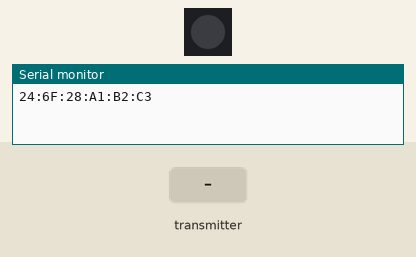
A sketch run on a simulated ESP32. On the bench: 1 RGB LEDs in strip order, left to right, the last lines printed to the serial monitor. Inputs (shaded band) come from the test bench. The strip is taken to match the declared colour order.

Above: at 1.6 s.
1.7 s: the transmitter starts sending hue = 1024
At 2.9 s:
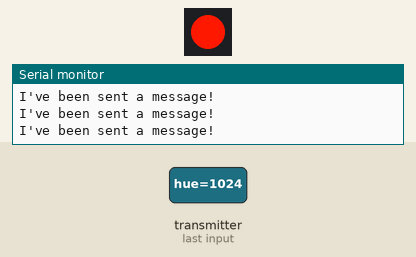
3.2 s: the transmitter starts sending hue = 2048
At 4.0 s:
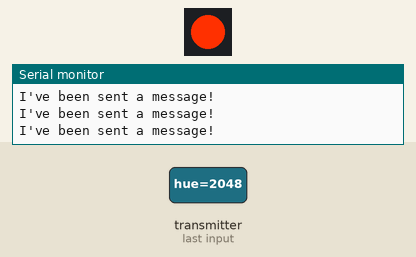
Timing chart, 0 to 6.2 s (numbered marks = the images above; inputs shaded):
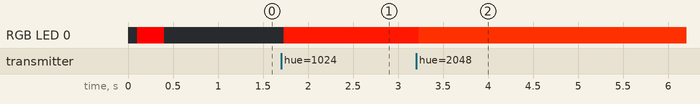

The sketch:

CCI_WEEK6_ESPNOW.ino
```cpp
/*Week 6 CCI Diploma - ESPNOW by Andy Sheen */

//MAKE SURE YOU HAVE CHANGED YOU BOARD TO ESP32 DEV MODULE in Tools > Board.
//https://docs.espressif.com/projects/arduino-esp32/en/latest/installing.html


#include <esp_now.h>
#include <WiFi.h>

//MAKE SURE YOU DOWNLOAD THE ADAFRUIT NEOPIXEL LIBRARY FROM LIBRARY MANAGER
#include <Adafruit_NeoPixel.h>


// Neopixel definitions
#define LEDPIN  5
#define NUMPIXELS 1

// Program variables
#define CHANNEL 0
int incomingHue;

//initialise Leds
Adafruit_NeoPixel pixels(NUMPIXELS, LEDPIN, NEO_RGB + NEO_KHZ800);

// Structure example to send data
// Must match the receiver structure
typedef struct struct_message {
  int id;
  int hue;
} struct_message;

//Create a struct_message called myData
struct_message receiveData;

// Callback when data is received
void OnDataRecv(const uint8_t * mac, const uint8_t *incomingData, int len) {
  memcpy(&receiveData, incomingData, sizeof(receiveData));
  incomingHue = receiveData.hue;
  processData();
}

void processData() {
  Serial.println("I've been sent a message!");
  pixels.setPixelColor(0, pixels.ColorHSV(incomingHue));
  pixels.show();   // Send the updated color to the led.
  delay(30);
}

void setup() {
  // Init Serial Monitor
  Serial.begin(115200);

  // Set device as a Wi-Fi Station
  WiFi.mode(WIFI_STA);
  Serial.println(WiFi.macAddress());
  esp_wifi_start();
  esp_wifi_set_promiscuous(true);
  esp_wifi_set_channel(CHANNEL, WIFI_SECOND_CHAN_NONE);

  // Init ESP-NOW
  if (esp_now_init() != ESP_OK) {
    Serial.println("Error initializing ESP-NOW");
    return;
  }

  // Once ESPNow is successfully Init, we will register for recv CallBack to
  // get recv packer info
  esp_now_register_recv_cb(OnDataRecv);

  delay(100);

  //set up leds
  pixels.begin();

  //blink led red on start up to see if it's working!
  pixels.setPixelColor(0, pixels.ColorHSV(0));
  pixels.show();   // Send the updated color to the led.
  delay(300);
  pixels.clear();
  pixels.show();
}

void loop() {
  //Nothing to do
}
```

Measured:
- after the input at 1.7 s, RGB LED 0: off → RGB(255, 24, 0) at once
- after the input at 3.2 s, RGB LED 0: RGB(255, 24, 0) → RGB(255, 48, 0) at once
